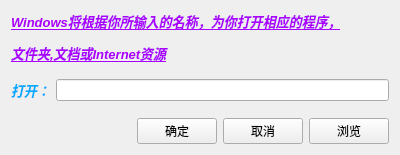
<?xml version="1.0" encoding="UTF-8"?>
<ui version="4.0">
 <class>Widget</class>
 <widget class="QWidget" name="Widget">
  <property name="geometry">
   <rect>
    <x>0</x>
    <y>0</y>
    <width>400</width>
    <height>155</height>
   </rect>
  </property>
  <property name="windowTitle">
   <string>Widget</string>
  </property>
  <layout class="QVBoxLayout" name="verticalLayout_2">
   <item>
    <layout class="QVBoxLayout" name="verticalLayout">
     <item>
      <widget class="QLabel" name="label">
       <property name="text">
        <string>&lt;html&gt;&lt;head/&gt;&lt;body&gt;&lt;p&gt;&lt;span style=&quot; font-size:10pt; font-weight:600; font-style:italic; text-decoration: underline; color:#aa00ff;&quot;&gt;Windows将根据你所输入的名称，为你打开相应的程序，&lt;/span&gt;&lt;/p&gt;&lt;p&gt;&lt;span style=&quot; font-size:10pt; font-weight:600; font-style:italic; text-decoration: underline; color:#aa00ff;&quot;&gt;文件夹,文档或Internet资源&lt;/span&gt;&lt;/p&gt;&lt;/body&gt;&lt;/html&gt;</string>
       </property>
      </widget>
     </item>
     <item>
      <spacer name="verticalSpacer">
       <property name="orientation">
        <enum>Qt::Vertical</enum>
       </property>
       <property name="sizeHint" stdset="0">
        <size>
         <width>20</width>
         <height>40</height>
        </size>
       </property>
      </spacer>
     </item>
     <item>
      <layout class="QHBoxLayout" name="horizontalLayout_2">
       <item>
        <widget class="QLabel" name="label_2">
         <property name="text">
          <string>&lt;html&gt;&lt;head/&gt;&lt;body&gt;&lt;p&gt;&lt;span style=&quot; font-size:10pt; font-weight:600; font-style:italic; color:#00aaff;&quot;&gt;打开：&lt;/span&gt;&lt;/p&gt;&lt;/body&gt;&lt;/html&gt;</string>
         </property>
        </widget>
       </item>
       <item>
        <widget class="QLineEdit" name="cmd"/>
       </item>
      </layout>
     </item>
     <item>
      <spacer name="verticalSpacer_2">
       <property name="orientation">
        <enum>Qt::Vertical</enum>
       </property>
       <property name="sizeHint" stdset="0">
        <size>
         <width>20</width>
         <height>40</height>
        </size>
       </property>
      </spacer>
     </item>
     <item>
      <layout class="QHBoxLayout" name="horizontalLayout">
       <item>
        <spacer name="horizontalSpacer">
         <property name="orientation">
          <enum>Qt::Horizontal</enum>
         </property>
         <property name="sizeHint" stdset="0">
          <size>
           <width>40</width>
           <height>20</height>
          </size>
         </property>
        </spacer>
       </item>
       <item>
        <widget class="QPushButton" name="p1">
         <property name="text">
          <string>确定</string>
         </property>
        </widget>
       </item>
       <item>
        <widget class="QPushButton" name="p2">
         <property name="text">
          <string>取消</string>
         </property>
        </widget>
       </item>
       <item>
        <widget class="QPushButton" name="p3">
         <property name="text">
          <string>浏览</string>
         </property>
        </widget>
       </item>
      </layout>
     </item>
    </layout>
   </item>
  </layout>
 </widget>
 <layoutdefault spacing="6" margin="11"/>
 <resources/>
 <connections/>
</ui>
